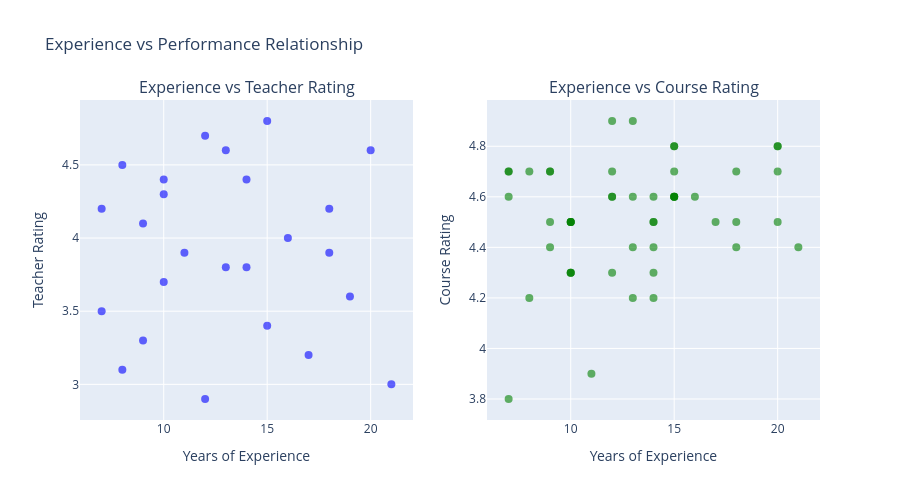

Write notebook code for a chart like this one.
### Markdown cell above
## Phase 5: Experience vs Performance Analysis

### Code cell
print("\n" + "=" * 80)
print("PHASE 5: EXPERIENCE VS PERFORMANCE ANALYSIS")
print("=" * 80)

# 5.1 Correlation Analysis
print("\n" + "─" * 80)
print("5.1 CORRELATION ANALYSIS")
print("─" * 80)

# Experience vs Teacher Rating
pearson_exp_teach, p_pearson = pearsonr(teachers['YearsOfExperience'], teachers['TeacherRating'])
spearman_exp_teach, p_spearman = spearmanr(teachers['YearsOfExperience'], teachers['TeacherRating'])

print(f"\n📊 Experience vs Teacher Rating:")
print(f"  Pearson Correlation: {pearson_exp_teach:.4f} (p-value: {p_pearson:.4f})")
print(f"  Spearman Correlation: {spearman_exp_teach:.4f} (p-value: {p_spearman:.4f})")

# Experience vs Course Rating
exp_course_data = integrated_data[['YearsOfExperience', 'CourseRating']].dropna()
pearson_exp_course, p_pearson_course = pearsonr(exp_course_data['YearsOfExperience'], exp_course_data['CourseRating'])
spearman_exp_course, p_spearman_course = spearmanr(exp_course_data['YearsOfExperience'], exp_course_data['CourseRating'])

print(f"\n📊 Experience vs Course Rating:")
print(f"  Pearson Correlation: {pearson_exp_course:.4f} (p-value: {p_pearson_course:.4f})")
print(f"  Spearman Correlation: {spearman_exp_course:.4f} (p-value: {p_spearman_course:.4f})")

# Interpretation
def interpret_correlation(corr_value):
    if abs(corr_value) < 0.3:
        return "Weak"
    elif abs(corr_value) < 0.7:
        return "Moderate"
    else:
        return "Strong"
    
print(f"\n💡 Interpretation:")
print(f"  Experience-Teacher Rating: {interpret_correlation(pearson_exp_teach)}", end="")
print(f" {'positive' if pearson_exp_teach > 0 else 'negative'} correlation")
print(f"  Experience-Course Rating: {interpret_correlation(pearson_exp_course)}", end="")
print(f" {'positive' if pearson_exp_course > 0 else 'negative'} correlation")

# 5.2 Scatter plots with trendlines
fig = make_subplots(rows=1, cols=2, subplot_titles=("Experience vs Teacher Rating", "Experience vs Course Rating"))

# Teacher rating scatter
fig.add_trace(
    go.Scatter(x=teachers['YearsOfExperience'], y=teachers['TeacherRating'], mode='markers',
               name='Teacher Rating', marker=dict(size=8, color='blue', opacity=0.6)),
    row=1, col=1
)

# Course rating scatter
fig.add_trace(
    go.Scatter(x=exp_course_data['YearsOfExperience'], y=exp_course_data['CourseRating'], mode='markers',
               name='Course Rating', marker=dict(size=8, color='green', opacity=0.6)),
    row=1, col=2
)

fig.update_xaxes(title_text="Years of Experience", row=1, col=1)
fig.update_xaxes(title_text="Years of Experience", row=1, col=2)
fig.update_yaxes(title_text="Teacher Rating", row=1, col=1)
fig.update_yaxes(title_text="Course Rating", row=1, col=2)

fig.update_layout(height=500, showlegend=False, title_text="Experience vs Performance Relationship")
fig.show()

# 5.3 Experience Thresholds
print("\n" + "─" * 80)
print("5.2 EXPERIENCE THRESHOLDS ANALYSIS")
print("─" * 80)

experience_brackets = [(0, 5), (5, 10), (10, 15), (15, 20), (20, 25)]

print(f"\n📊 Average Ratings by Experience Level:")
for lower, upper in experience_brackets:
    bracket_data = teachers[(teachers['YearsOfExperience'] >= lower) & (teachers['YearsOfExperience'] < upper)]
    if len(bracket_data) > 0:
        avg_rating = bracket_data['TeacherRating'].mean()
        count = len(bracket_data)
        print(f"  {lower}-{upper} years: Avg Rating = {avg_rating:.2f} ({count} instructors)")

### Figure 1 — Plotly figure (JSON) as saved in the notebook; plotly's stock layout.template omitted (floating-point values rounded to 4 significant figures)
{"data": [{"marker": {"color": "blue", "opacity": 0.6, "size": 8}, "mode": "markers", "name": "Teacher Rating", "type": "scatter", "x": [15, 12, 20, 8, 14, 10, 18, 9, 16, 11, 13, 10, 19, 7, 15, 9, 17, 8, 21, 12, 14, 7, 18, 10, 13], "xaxis": "x", "y": [4.8, 4.7, 4.6, 4.5, 4.4, 4.3, 4.2, 4.1, 4.0, 3.9, 3.8, 3.7, 3.6, 3.5, 3.4, 3.3, 3.2, 3.1, 3.0, 2.9, 3.8, 4.2, 3.9, 4.4, 4.6], "yaxis": "y"}, {"marker": {"color": "green", "opacity": 0.6, "size": 8}, "mode": "markers", "name": "Course Rating", "type": "scatter", "x": [8, 15, 15, 13, 9, 9, 14, 14, 10, 10, 13, 13, 7, 18, 10, 10, 20, 12, 12, 20, 8, 9, 15, 7, 20, 11, 17, 15, 14, 14, 7, 15, 13, 12, 10, 9, 21, 16, 12, 10, 14, 18, 15, 7, 10, 14, 18, 15, 12, 20], "xaxis": "x2", "y": [4.7, 4.8, 4.6, 4.9, 4.5, 4.7, 4.4, 4.6, 4.3, 4.5, 4.2, 4.4, 4.6, 4.7, 4.3, 4.5, 4.5, 4.7, 4.6, 4.8, 4.2, 4.4, 4.6, 3.8, 4.7, 3.9, 4.5, 4.6, 4.3, 4.5, 4.7, 4.8, 4.6, 4.9, 4.5, 4.7, 4.4, 4.6, 4.3, 4.5, 4.2, 4.4, 4.6, 4.7, 4.3, 4.5, 4.5, 4.7, 4.6, 4.8], "yaxis": "y2"}], "layout": {"annotations": [{"font": {"size": 16}, "showarrow": false, "text": "Experience vs Teacher Rating", "x": 0.225, "xanchor": "center", "xref": "paper", "y": 1.0, "yanchor": "bottom", "yref": "paper"}, {"font": {"size": 16}, "showarrow": false, "text": "Experience vs Course Rating", "x": 0.775, "xanchor": "center", "xref": "paper", "y": 1.0, "yanchor": "bottom", "yref": "paper"}], "height": 500, "showlegend": false, "title": {"text": "Experience vs Performance Relationship"}, "xaxis": {"anchor": "y", "domain": [0.0, 0.45], "title": {"text": "Years of Experience"}}, "xaxis2": {"anchor": "y2", "domain": [0.55, 1.0], "title": {"text": "Years of Experience"}}, "yaxis": {"anchor": "x", "domain": [0.0, 1.0], "title": {"text": "Teacher Rating"}}, "yaxis2": {"anchor": "x2", "domain": [0.0, 1.0], "title": {"text": "Course Rating"}}}}
